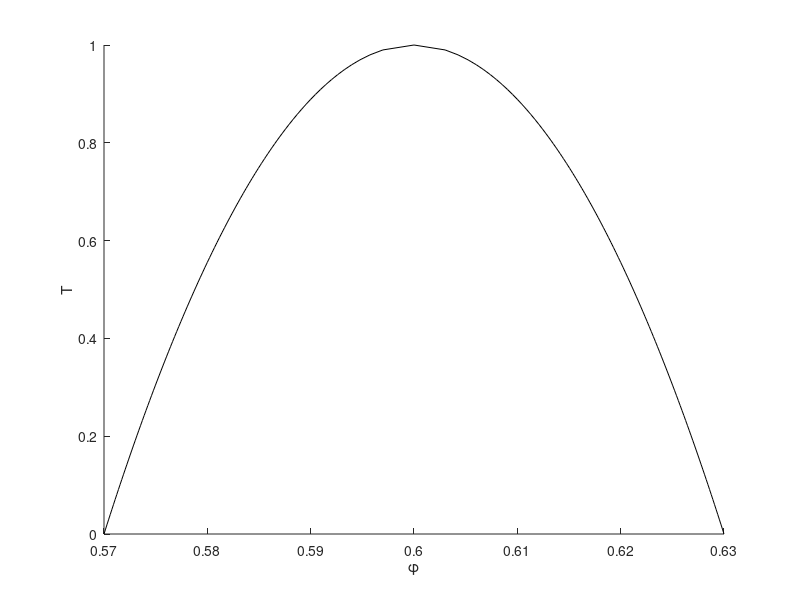

This figure's MATLAB source: (Note: this script raises an error after producing the figure.)
% some model for thermal expansion of the medium
a = @(phi) 1;
b = @(phi) -1/1000;
rho = @(phi,T) a(phi)+b(phi).*T;
phi_m_T = @(m,T) fzero( @(x) rho(x,T)/m-x ,0.5);



% parameters describing the shape of the phase boundary in the E-phi plane
c_left = 0.03;
c_right = 0.03;
Tstar = 1;
phistar = 0.6;

% left & right branches of the phase boundary in the E-phi plane
phi1 = @(T) phistar - c_left*(Tstar-T).^(1/2);
phi2 = @(T) phistar + c_right*(Tstar-T).^(1/2);

% n1, n2 are particle number densities of phase 1 and phase 2
u1 = @(m,T) (phi2(T)*m-rho2(T))./(phi2(T).*rho1(T)-phi1(T).*rho2(T));
u2 = @(m,T) (rho1(T)-phi1(T)*m)./(phi2(T).*rho1(T)-phi1(T).*rho2(T));
rho1 = @(T) rho(phi1(T),T);
rho2 = @(T) rho(phi2(T),T);
phi_LLPS = @(m,T) 1./(u1(m,T)+u2(m,T));




% plot the binodal line
figure; hold on;
xlabel('\phi'); ylabel('T')
T = linspace(0,Tstar);
plot(phi1(T),T,'k');
plot(phi2(T),T,'k');
xlim([min(phi1(T)) max(phi2(T))])
ylim([min(T) max(T)])

% plot the line followed in the experiment
phi_i = 0.59; % initial concentration
T_exp = linspace(Tstar,0); % temperature range
rho_i = rho(phi_i,T_exp(1)); % initial density
m = rho_i/phi_i; % mass M/N

phi_without_LLPS = zeros(size(T_exp));

phi_exp = zeros(size(T_exp));
for i = 1:length(T_exp)
    phi_without_LLPS(i) = phi_m_T(m,T_exp(i));
    if phi_without_LLPS(i) > phi1(T_exp(i)) && phi_without_LLPS(i) < phi2(T_exp(i))
        phi_exp(i) = phi_LLPS(m,T_exp(i));
    else
        phi_exp(i) = phi_without_LLPS(i);
    end
end
plot(phi_without_LLPS,T_exp,'r-')
plot(phi_exp,T_exp,'k-')

rho_exp = m*phi_exp;
rho_without_LLPS = m*phi_exp;
figure; hold on; xlabel('T'); ylabel('\rho')
plot(T_exp,rho_without_LLPS,'r-')
plot(T_exp,rho_exp,'k-')
%plot(T_exp,rho1(T_exp),'b-')
%plot(T_exp,rho2(T_exp),'g-')

figure; hold on; xlabel('T'); ylabel('u1, u2')
plot(T_exp,u1(m,T_exp))
plot(T_exp,u2(m,T_exp))
plot(T_exp, u1(m,T_exp)+u2(m,T_exp))

figure; hold on; xlabel('T'); ylabel('phi')
plot(T_exp,rho_without_LLPS)
plot(T_exp,m*phi_LLPS(m,T_exp))